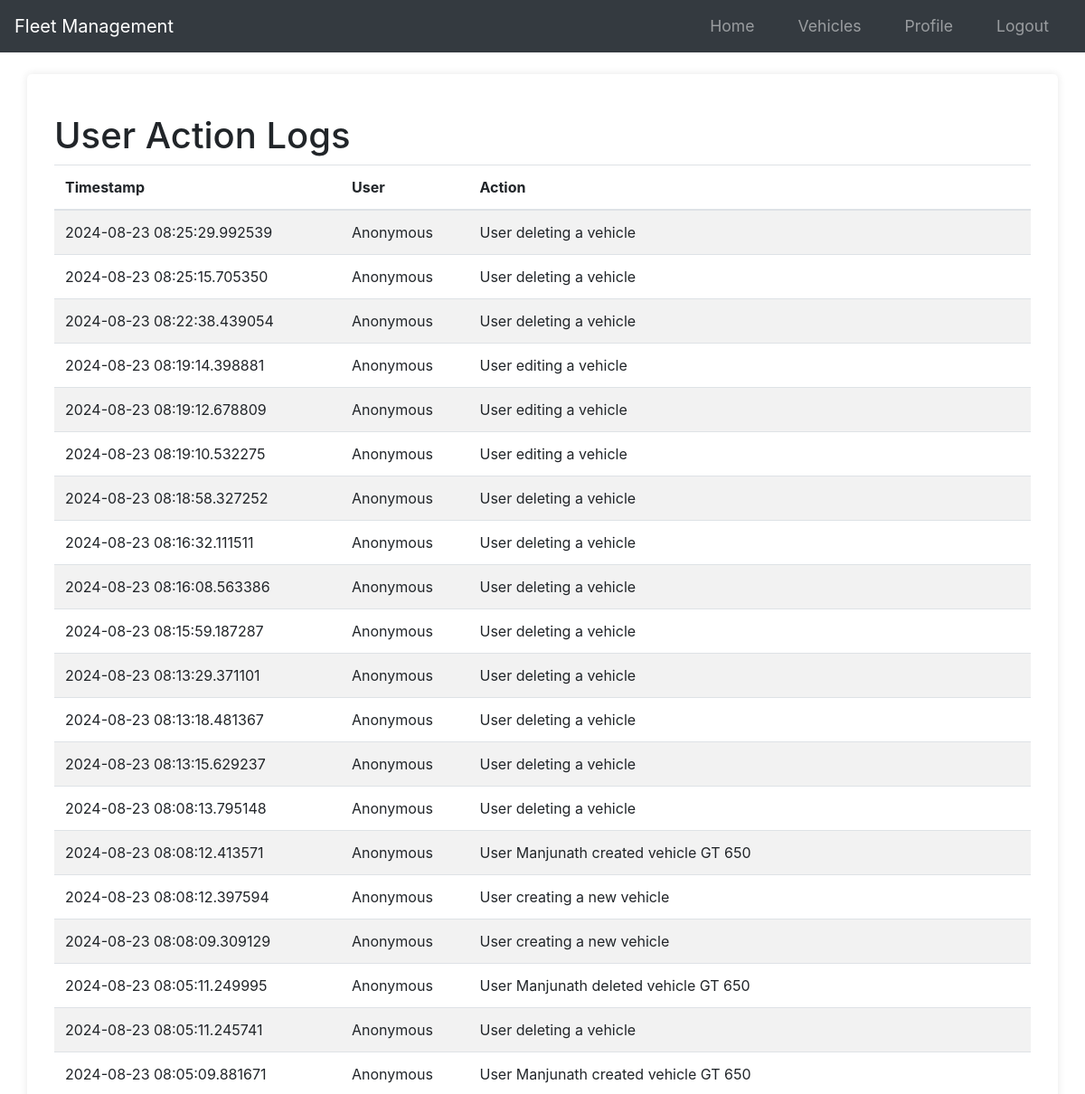
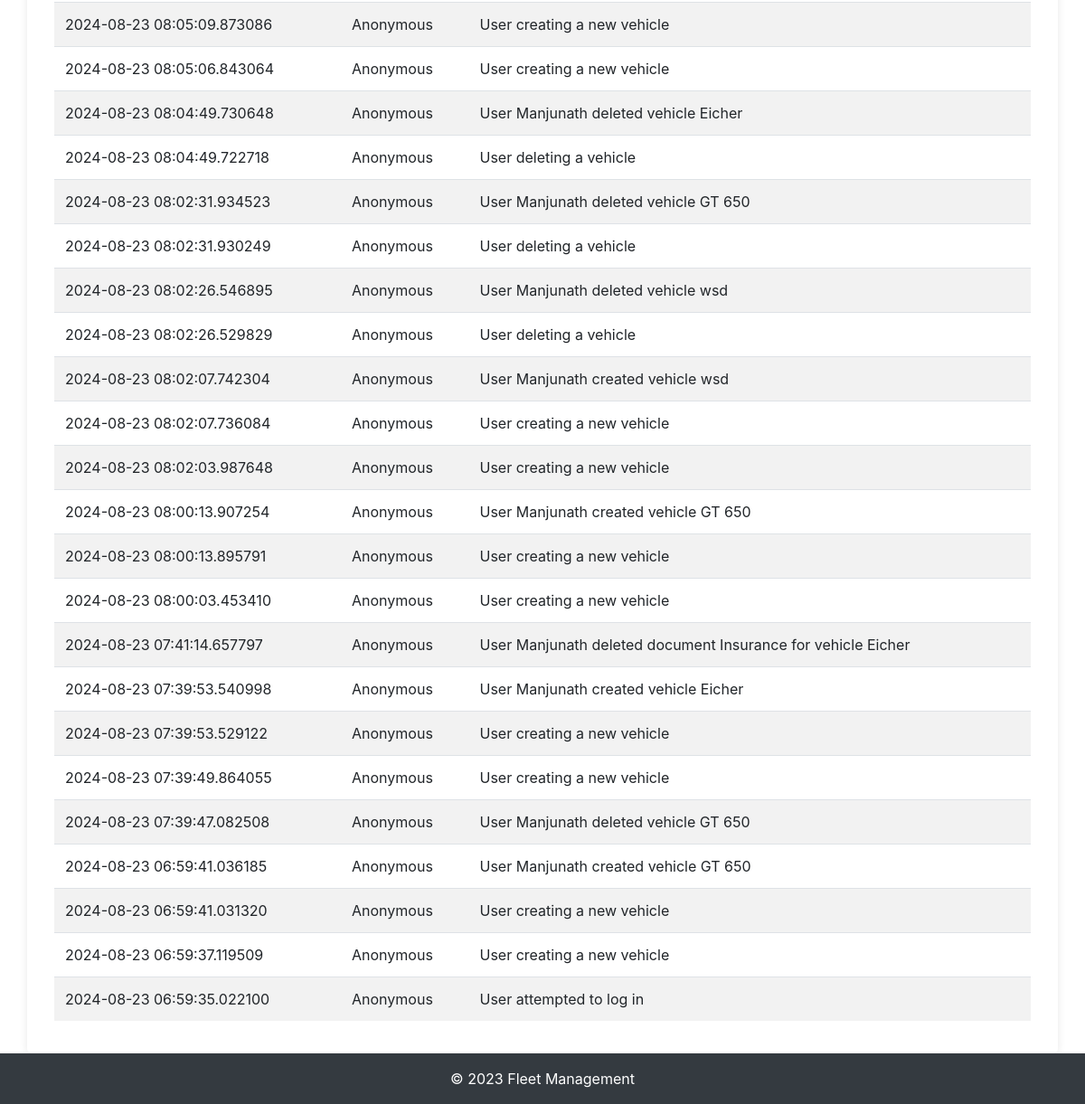
The app's page /logs (signed in) with its own data (2 pictures, top to bottom).
### app/models.py (models this page shows, shortened)
class Log(db.Model):
    id = db.Column(db.Integer, primary_key=True)
    user_id = db.Column(db.Integer, db.ForeignKey("user.id"), nullable=True)
    action = db.Column(db.String(255), nullable=False)
    timestamp = db.Column(db.DateTime, default=datetime.utcnow, nullable=False)

### app/routes.py (the view)
@main.route("/logs")
@login_required  # Ensure only logged-in users can see this
def view_logs():
    logs = Log.query.order_by(Log.timestamp.desc()).all()
    return render_template("view_logs.html", logs=logs)

### app/__init__.py (called while the page is built)
def create_app(config_class=Config):
    app = Flask(__name__)
    app.config.from_object(config_class)
    db.init_app(app)
    bcrypt.init_app(app)
    login_manager.init_app(app)
    mail.init_app(app)
    migrate.init_app(app, db)
    login_manager.login_view = "main.login"
    login_manager.login_message_category = "info"
    from app.models import User
    @login_manager.user_loader
    def load_user(user_id):
        return User.query.get(int(user_id))
    from app.routes import main as main_blueprint
    app.register_blueprint(main_blueprint)
    scheduler = BackgroundScheduler()
    scheduler.add_job(check_document_expirations, "interval", hours=24)
    scheduler.start()
    return app

### app/templates/view_logs.html (shortened to what this page needs)
{% extends "base.html" %}
{% block content %}
<div class="container">
    <h1 class="mt-4">User Action Logs</h1>
    <table class="table table-striped">
        <thead>
            <tr>
                <th scope="col">Timestamp</th>
                <th scope="col">User</th>
                <th scope="col">Action</th>
            </tr>
        </thead>
        <tbody>
            {% for log in logs %}
            <tr>
                <td>{{ log.timestamp }}</td>
                <td>{{ log.user.username if log.user else "Anonymous" }}</td>
                <td>{{ log.action }}</td>
            </tr>
            {% endfor %}
        </tbody>
    </table>
</div>
{% endblock %}

### app/static/styles.css (style rules this page uses)
body { font-family: Arial, sans-serif; margin: 0; padding: 0; background-color: #f4f4f4; }
.container { width: 80%; margin: 0 auto; }
body { font-family: Arial, sans-serif; margin: 0; padding: 0; }

### app/templates/base.html (style rules this page uses)
html, body { height: 100%; margin: 0; display: flex; flex-direction: column; }
.container { flex: 1; }

### records on screen
Log: timestamp "2024-08-23 08:25:29.992539", user "Anonymous", action "User deleting a vehicle"
Log: timestamp "2024-08-23 08:25:15.705350", user "Anonymous", action "User deleting a vehicle"
Log: timestamp "2024-08-23 08:22:38.439054", user "Anonymous", action "User deleting a vehicle"
Log: timestamp "2024-08-23 08:19:14.398881", user "Anonymous", action "User editing a vehicle"
Log: timestamp "2024-08-23 08:19:12.678809", user "Anonymous", action "User editing a vehicle"
Log: timestamp "2024-08-23 08:19:10.532275", user "Anonymous", action "User editing a vehicle"
Log: timestamp "2024-08-23 08:18:58.327252", user "Anonymous", action "User deleting a vehicle"
Log: timestamp "2024-08-23 08:16:32.111511", user "Anonymous", action "User deleting a vehicle"
Log: timestamp "2024-08-23 08:16:08.563386", user "Anonymous", action "User deleting a vehicle"
Log: timestamp "2024-08-23 08:15:59.187287", user "Anonymous", action "User deleting a vehicle"
Log: timestamp "2024-08-23 08:13:29.371101", user "Anonymous", action "User deleting a vehicle"
Log: timestamp "2024-08-23 08:13:18.481367", user "Anonymous", action "User deleting a vehicle"
Log: timestamp "2024-08-23 08:13:15.629237", user "Anonymous", action "User deleting a vehicle"
Log: timestamp "2024-08-23 08:08:13.795148", user "Anonymous", action "User deleting a vehicle"
Log: timestamp "2024-08-23 08:08:12.413571", user "Anonymous", action "User Manjunath created vehicle GT 650"
Log: timestamp "2024-08-23 08:08:12.397594", user "Anonymous", action "User creating a new vehicle"
Log: timestamp "2024-08-23 08:08:09.309129", user "Anonymous", action "User creating a new vehicle"
Log: timestamp "2024-08-23 08:05:11.249995", user "Anonymous", action "User Manjunath deleted vehicle GT 650"
Log: timestamp "2024-08-23 08:05:11.245741", user "Anonymous", action "User deleting a vehicle"
Log: timestamp "2024-08-23 08:05:09.881671", user "Anonymous", action "User Manjunath created vehicle GT 650"
Log: timestamp "2024-08-23 08:05:09.873086", user "Anonymous", action "User creating a new vehicle"
Log: timestamp "2024-08-23 08:05:06.843064", user "Anonymous", action "User creating a new vehicle"
Log: timestamp "2024-08-23 08:04:49.730648", user "Anonymous", action "User Manjunath deleted vehicle Eicher"
Log: timestamp "2024-08-23 08:04:49.722718", user "Anonymous", action "User deleting a vehicle"
Log: timestamp "2024-08-23 08:02:31.934523", user "Anonymous", action "User Manjunath deleted vehicle GT 650"
Log: timestamp "2024-08-23 08:02:31.930249", user "Anonymous", action "User deleting a vehicle"
Log: timestamp "2024-08-23 08:02:26.546895", user "Anonymous", action "User Manjunath deleted vehicle wsd"
Log: timestamp "2024-08-23 08:02:26.529829", user "Anonymous", action "User deleting a vehicle"
Log: timestamp "2024-08-23 08:02:07.742304", user "Anonymous", action "User Manjunath created vehicle wsd"
Log: timestamp "2024-08-23 08:02:07.736084", user "Anonymous", action "User creating a new vehicle"
Log: timestamp "2024-08-23 08:02:03.987648", user "Anonymous", action "User creating a new vehicle"
Log: timestamp "2024-08-23 08:00:13.907254", user "Anonymous", action "User Manjunath created vehicle GT 650"
Log: timestamp "2024-08-23 08:00:13.895791", user "Anonymous", action "User creating a new vehicle"
Log: timestamp "2024-08-23 08:00:03.453410", user "Anonymous", action "User creating a new vehicle"
Log: timestamp "2024-08-23 07:41:14.657797", user "Anonymous", action "User Manjunath deleted document Insurance for vehicle Eicher"
Log: timestamp "2024-08-23 07:39:53.540998", user "Anonymous", action "User Manjunath created vehicle Eicher"
Log: timestamp "2024-08-23 07:39:53.529122", user "Anonymous", action "User creating a new vehicle"
Log: timestamp "2024-08-23 07:39:49.864055", user "Anonymous", action "User creating a new vehicle"
Log: timestamp "2024-08-23 07:39:47.082508", user "Anonymous", action "User Manjunath deleted vehicle GT 650"
Log: timestamp "2024-08-23 06:59:41.036185", user "Anonymous", action "User Manjunath created vehicle GT 650"
Log: timestamp "2024-08-23 06:59:41.031320", user "Anonymous", action "User creating a new vehicle"
Log: timestamp "2024-08-23 06:59:37.119509", user "Anonymous", action "User creating a new vehicle"
Log: timestamp "2024-08-23 06:59:35.022100", user "Anonymous", action "User attempted to log in"
